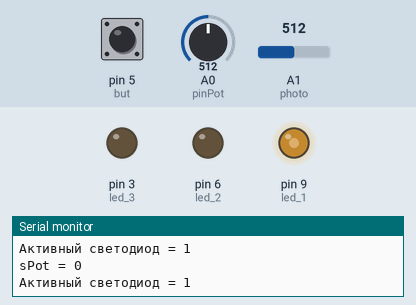
Recording of a sketch running on a simulated Arduino Uno, built with avr-gcc and run on an emulated ATmega328P. Shown: output pins drawn as LEDs (lit = HIGH), the last lines printed to the serial monitor. Inputs (shaded band) come from the test bench; at power-on: A0 (pinPot) = 512, A1 (photo) = 512, pin 5 (but) HIGH.

Above: at 1.2 s.
1.3 s: A0 (pinPot) set to 581
4.3 s: A0 (pinPot) set to 609
At 5.5 s:
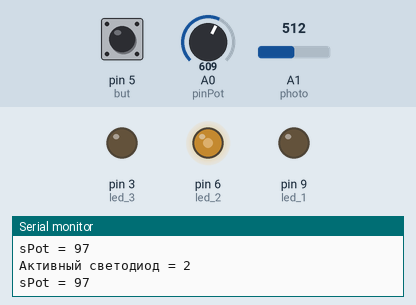
5.8 s: A1 (photo) set to 587
8.8 s: A1 (photo) set to 617
At 9.2 s:
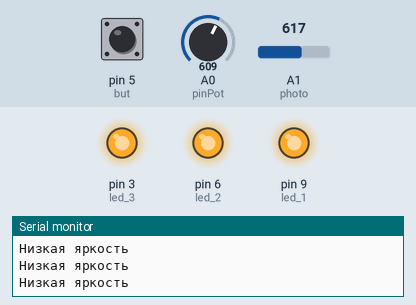
Timing chart, 0 to 11.8 s (numbered marks = the images above; inputs shaded):
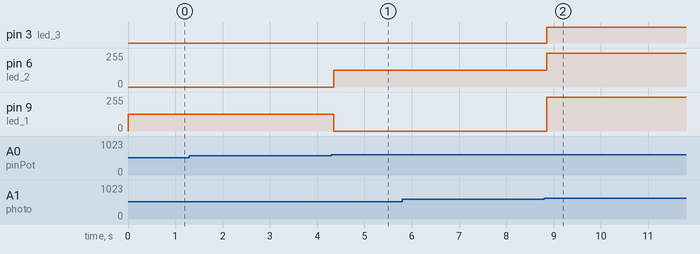

Measured:
- the behaviour switches between 597 and 598 on A0 (pinPot) (found by bisection; images 0 and 1)
- the behaviour switches between 600 and 601 on A1 (photo) (found by bisection; images 1 and 2)
- after the input at 4.3 s, pin 6 (led_2): 0/255 → 125/255 after 0.05 s; pin 9 (led_1): 125/255 → 0/255 after 0.05 s
- after the input at 8.8 s, pin 3 (led_3): LOW → HIGH after 0.06 s; pin 6 (led_2): 125/255 → 255/255 after 0.06 s; pin 9 (led_1): 0/255 → 255/255 after 0.06 s

The sketch:

XaKoN_online.ino
```cpp
/* Система управления освещения домом
c запоминаением яркости
*/

#define but 5      //порт кнопки
#define led_1 9    //порт индикатора 1
#define led_2 6    //порт индикатора 2
#define led_3 3    //порт индикатора 3
#define pinPot A0  //порт потенциометра
#define photo A1   //порт фото

uint8_t bt;                                     //переменная кнопоки
uint16_t brith;                                 //хранение освещенности
const uint16_t porogBrith = 600;                //хранение порога освещенности
uint8_t numLed = 1;                             //хранения активного светодиода
uint8_t flag_br = 0;                            // флаг регулировки яркости
uint8_t light1 = 125,light2 = 125,light3 = 125; //переменная для хранения яркости светодиодов
uint8_t sPot;                                   //переменная для хранения значений потенциометра
uint16_t porog_1 = 170, porog_2 = 85;           //пороги для WokWi
//uint16_t porog_1 = 680, porog_2 = 340;           //пороги для "физической сборк"

void setup() {
  pinMode(but, INPUT_PULLUP);
  pinMode(led_1, OUTPUT);
  pinMode(led_2, OUTPUT);
  pinMode(led_3, OUTPUT);
  Serial.begin(9600);
}

void loop() {
  bt = !digitalRead(but);
  //кнопка отпущена
  if (!bt) {
    brith = analogRead(photo); //читаем освещенность
    //проверяем не упала ли освещенность
    if (brith > porogBrith) {
      Serial.println("Низкая яркость");
      //если упала опускаем флаг и включаем все на макс
      flag_br = false; //флаг выбора активного светодиода
      analogWrite(led_1, 255);
      analogWrite(led_2, 255);
      analogWrite(led_3, 255);
    }
    else {
      //если не упала
      flag_br = true;
    }
    //если кнопка ненажата и освещение в норме
    if (flag_br) {
      chooseActive();
      Serial.print("Активный светодиод = ");
      Serial.println(numLed);
    }
  }
  //кнопка нажата
  else {
    Serial.print("Режим - установки яркости для светодиода = ");
    Serial.println(numLed);
    set_brith(numLed);
  }

}

//функция настройки яркости на пине
void set_brith (uint8_t pin) {
  uint16_t pot = analogRead(pinPot); //читаем с потенциометра
  switch (pin) {
    case 1:
      light1 = pot;
      //light1 = map(pot, 0, 1023, 0, 255);
    break;
    case 2:
      light2 = pot;
      //light2 = map(pot, 0, 1023, 0, 255);
    break;
    case 3:
      light3 = pot;
      //light3 = map(pot, 0, 1023, 0, 255);
    break;
    default:
    break;
  }
}

//функция выбора активного светодиода
void chooseActive () {
  sPot = analogRead(pinPot);
  Serial.print("sPot = ");
  Serial.println(sPot);
      //в 3 положении
      if (sPot >= porog_1) {
        numLed = 3;
        analogWrite(led_1, 0);
        analogWrite(led_2, 0);
        analogWrite(led_3, light3);
      }
      //во 2 положении
      else if (sPot < porog_1 && sPot > porog_2) {
        numLed = 2;
        analogWrite(led_1, 0);
        analogWrite(led_2, light2);
        analogWrite(led_3, 0);
      }
      else {
        numLed = 1;
        analogWrite(led_1, light1);
        analogWrite(led_2, 0);
        analogWrite(led_3, 0);
      }
}
```
